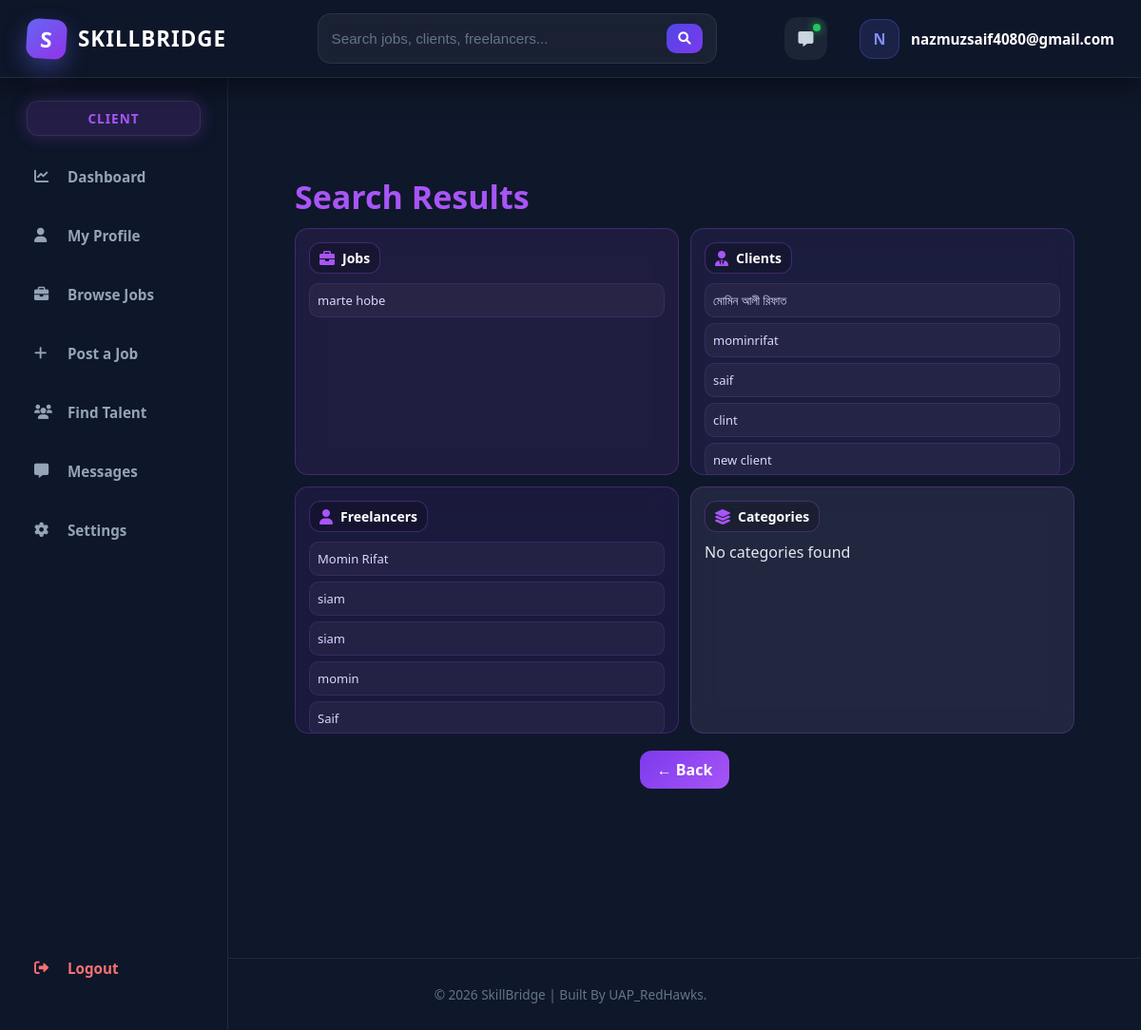
Page /users/search/ (signed in) on the earlier database version.
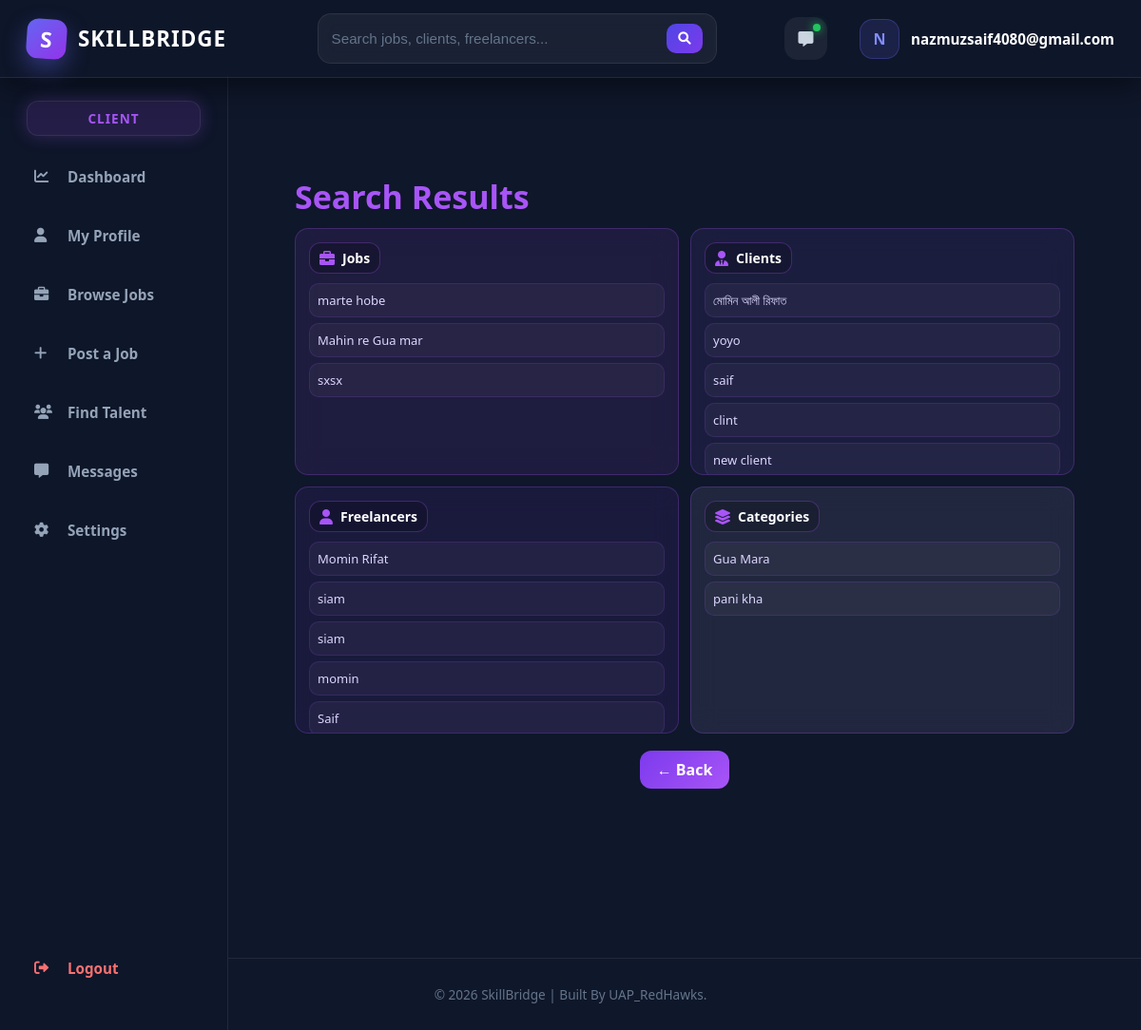
Same page on the later database version.
### jobs/models.py (models this page shows, shortened)
class Job(models.Model):
    client = models.ForeignKey(User, on_delete=models.CASCADE, related_name='posted_jobs')
    title = models.CharField(max_length=255)
    description = models.TextField()
    category = models.ForeignKey(JobCategory, on_delete=models.SET_NULL, null=True)
    skills_required = models.ManyToManyField(Skill)
    budget_min = models.DecimalField(max_digits=10, decimal_places=2, null=True, blank=True)
    budget_max = models.DecimalField(max_digits=10, decimal_places=2, null=True, blank=True)
    deadline = models.DateField(null=True, blank=True)   # ✅ NEW
    is_active = models.BooleanField(default=True)
    created_at = models.DateTimeField(auto_now_add=True)

class JobCategory(models.Model):
    name = models.CharField(max_length=100, unique=True)

### users/models.py (models this page shows, shortened)
class ClientProfile(models.Model):
    user = models.OneToOneField(User, on_delete=models.CASCADE)
    name = models.CharField(max_length=200)
    email = models.EmailField(unique=True)
    phone = models.CharField(max_length=20)
    address = models.TextField()
    companyname = models.CharField(max_length=200, blank=True)
    companydescription = models.TextField(blank=True)
    website = models.URLField(blank=True)
    profileimage = models.ImageField(upload_to='profiles/', blank=True, null=True)
    nidnumber = models.CharField(max_length=50)
    createdat = models.DateTimeField(auto_now_add=True)

class FreelancerProfile(models.Model):
    user = models.OneToOneField(User, on_delete=models.CASCADE)
    name = models.CharField(max_length=200)
    email = models.EmailField(unique=True)
    phone = models.CharField(max_length=20)
    address = models.TextField()
    universityname = models.CharField(max_length=200, blank=True)
    degree = models.CharField(max_length=200, blank=True)
    skills = models.TextField()
    experience = models.TextField(blank=True)
    bio = models.TextField(blank=True)
    portfolio_link = models.URLField(blank=True)
    githublink = models.URLField(blank=True)
    linkedinlink = models.URLField(blank=True)
    profileimage = models.ImageField(upload_to='profiles/', blank=True, null=True)
    resume = models.FileField(upload_to='resumes/', blank=True, null=True)
    nidnumber = models.CharField(max_length=50)
    createdat = models.DateTimeField(auto_now_add=True)

### users/views.py (the view)
# urls.py: path('search/', views.search, name='search')
@login_required
def search(request):
    query = request.GET.get('q', '')
    jobs = Job.objects.filter(title__icontains=query)
    categories = JobCategory.objects.filter(name__icontains=query)
    clients = ClientProfile.objects.filter(
        Q(name__icontains=query) | Q(companyname__icontains=query)
    )
    freelancers = FreelancerProfile.objects.filter(
        Q(name__icontains=query) | Q(skills__icontains=query)
    )
    return render(request, 'users/search.html', {
        'query': query,
        'jobs': jobs,
        'categories': categories,
        'clients': clients,
        'freelancers': freelancers,
    })

### templates/users/search.html (shortened to what this page needs)
{% extends 'core/base.html' %}
{% load static %}
{% block extra_css %}
  <link rel="stylesheet" href="{% static 'css/user/search.css' %}" />
{% endblock %}
{% block content %}
  <div class="search-page">
    <div class="search-header">
      <h1>Search Results</h1>
    </div>
    <div class="grid">
      <div class="card jobs">
        <div class="title-box">
          <i class="fas fa-briefcase"></i>
          <span>Jobs</span>
        </div>
        {% for j in jobs %}
          <div class="item">{{ j.title }}</div>
        {% empty %}
          <p>No jobs found</p>
        {% endfor %}
      </div>
      <div class="card clients">
        <div class="title-box">
          <i class="fas fa-user-tie"></i>
          <span>Clients</span>
        </div>
        {% for c in clients %}
          <div class="item">{{ c.name }}</div>
        {% empty %}
          <p>No clients found</p>
        {% endfor %}
      </div>
      <div class="card freelancers">
        <div class="title-box">
          <i class="fas fa-user"></i>
          <span>Freelancers</span>
        </div>
        {% for f in freelancers %}
          <div class="item">{{ f.name }}</div>
        {% empty %}
          <p>No freelancers found</p>
        {% endfor %}
      </div>
      <div class="card categories">
        <div class="title-box">
          <i class="fas fa-layer-group"></i>
          <span>Categories</span>
        </div>
        {% for cat in categories %}
          <div class="item">{{ cat.name }}</div>
        {% empty %}
          <p>No categories found</p>
        {% endfor %}
      </div>
    </div>
    <div class="back-wrapper">
      <a href="javascript:history.back()" class="back-btn">← Back</a>
    </div>
  </div>
{% endblock %}

Differences in the rows shown:
added Job: title "Mahin re Gua mar"
added Job: title "sxsx"
changed ClientProfile: name "mominrifat" → "yoyo"
added JobCategory: name "Gua Mara"
added JobCategory: name "pani kha"
Other differences:
text no longer shown: "No categories found"
